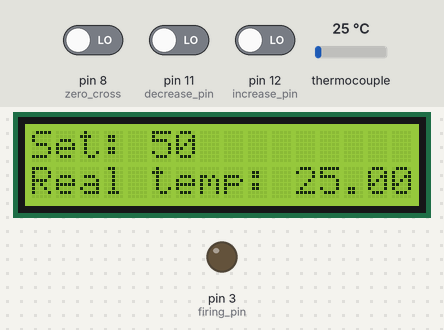
The sketch below on a simulated Arduino Uno, built with avr-gcc and run on an emulated ATmega328P. Shown: 16×2 character LCD, output pins drawn as LEDs (lit = HIGH). The test bench sets the inputs (shaded band); at power-on: pin 8 (zero_cross) LOW, thermocouple 25 °C, pin 11 (decrease_pin) LOW, pin 12 (increase_pin) LOW.

Above: at 1.2 s.
1.3 s: pin 8 (zero_cross) driven HIGH
At 2.2 s:
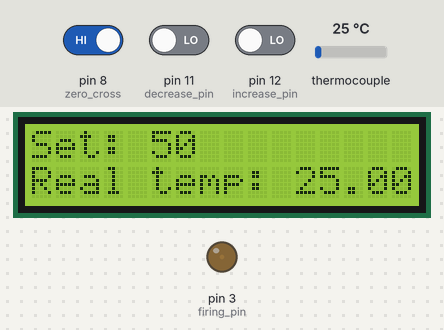
2.8 s: thermocouple set to 34 °C
At 4.1 s:
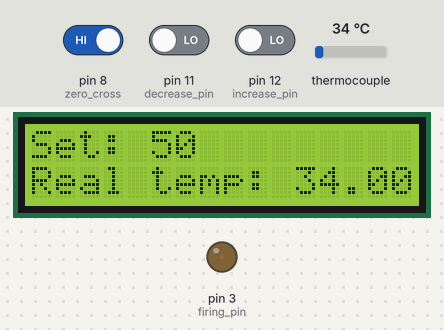
5.0 s: thermocouple set to 38 °C
At 5.6 s:
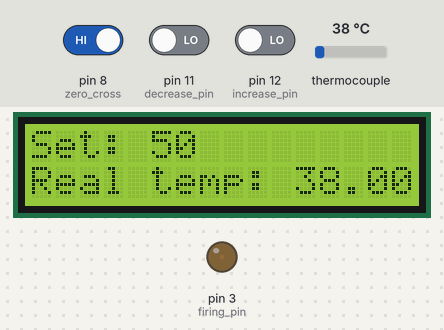
6.5 s: thermocouple set to 294 °C
At 6.86 s:
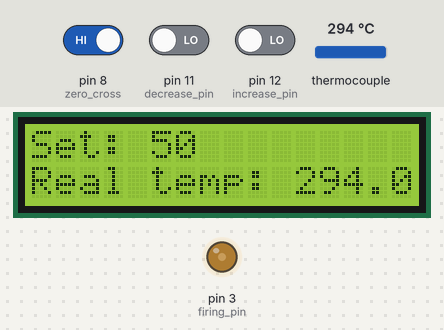
9.5 s: pin 11 (decrease_pin) driven HIGH
11.0 s: pin 11 (decrease_pin) driven LOW
At 11.32 s:
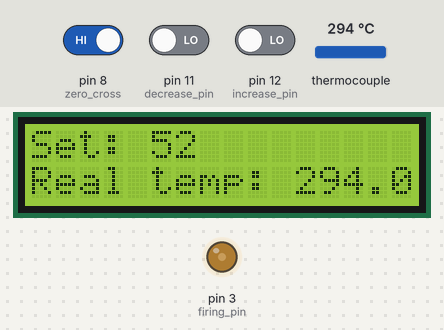
Timing chart, 0 to 13.5 s (numbered marks = the images above; inputs shaded):
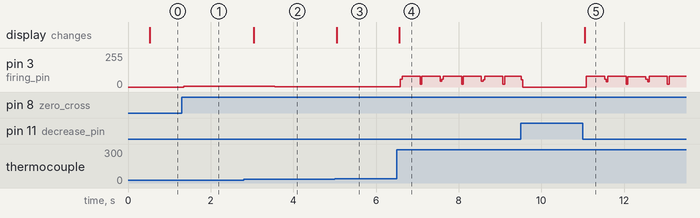

Measured:
- after the input at 1.3 s, pin 3 (firing_pin): 0/255 → 7/255 after 0.05 s
- after the input at 2.8 s, pin 3 (firing_pin): 7/255 → 1/255 after 0.75 s; the display: changes after 0.24 s (image 2)
- after the input at 5.0 s, the display: changes after 0.05 s (image 3)
- after the input at 6.5 s, the display: changes after 0.06 s (image 4)

The sketch:

ARD.ino
```cpp
#include <SoftwareSerial.h>
#include "max6675.h"
#include <Wire.h>
#include <LiquidCrystal_I2C.h>
LiquidCrystal_I2C lcd(0x27,16,2);
SoftwareSerial SoftSerial(4,5); // RX,TX

//Inputs and outputs
int firing_pin = 3; //xung kich
int increase_pin = 12; //tang
int decrease_pin = 11; //giam
int zero_cross = 8; //diem 0
int thermoDO = 9;
int thermoCS = 10;
int thermoCLK = 13;

//Start a MAX6675 communication with the selected pins
MAX6675 thermocouple(thermoCLK, thermoCS, thermoDO);


//Variables
//int last_CH1_state = 0;
bool zero_cross_detected = false;
int firing_delay = 7600;


int maximum_firing_delay = 7600;

unsigned long previousMillis = 0;
unsigned long currentMillis = 0;
int temp_read_Delay = 500;
float real_temperature = 0;
int setpoint = 50;
bool pressed_1 = false;
bool pressed_2 = false;

//PID variables
float PID_error = 0;
float previous_error = 0;
int PID_value = 0;
//PID constants
int kp =150;   int ki=0.85;   int kd = 0.001;
int PID_p = 0;    int PID_i = 0;    int PID_d = 0;

String combineValue = ""; // Bien luu chuoi nhan tu nodemcu
String combineTemp = ""; // Bien luu chuoi gui nhiet do den nodemcu
int temp_send_Delay = 2000; // Gui nhiet do den nodemcu moi 2s
unsigned long timeUpdateStamp = 0; // Bien ho tro cho viec dung timer

void setup() {
  //Define the pins


  pinMode (firing_pin,OUTPUT);
  pinMode (zero_cross,INPUT);
  pinMode (increase_pin,INPUT);
  pinMode (decrease_pin,INPUT);

  lcd.init();
  lcd.backlight();

  Serial.begin(9600);
  SoftSerial.begin(9600);
}


void loop() {

  currentMillis = millis();
  if(currentMillis - previousMillis >= temp_read_Delay){

    //previousMillis += temp_read_Delay;
    previousMillis = currentMillis;

    real_temperature = thermocouple.readCelsius();
    previous_error = PID_error;
    PID_error = setpoint - real_temperature;

    PID_p = kp * PID_error;
    PID_i = PID_i + (ki * PID_error)*temp_read_Delay/1000;
    PID_d = kd*((PID_error - previous_error)/(temp_read_Delay/1000));
    if(PID_i > 5400)
    {PID_i = 5400;}

    PID_value = PID_p + PID_i + PID_d;


    if(PID_value < 0)
    {      PID_value = 0;       }
    if(PID_value > 7400)
    {      PID_value = 7400;    }

    //Printe the values on the LCD
    lcd.clear();
    lcd.setCursor(0,0);
    lcd.print("Set: ");
    lcd.setCursor(5,0);
    lcd.print(setpoint);
    lcd.setCursor(0,1);
    lcd.print("Real temp: ");
    lcd.setCursor(11,1);
    lcd.print(real_temperature);
}


  if (zero_cross_detected)
    {
      delayMicroseconds(maximum_firing_delay - PID_value); //This delay controls the power
      digitalWrite(firing_pin,HIGH);
      delayMicroseconds(100);
      digitalWrite(firing_pin,LOW);
      zero_cross_detected = false;
    }


  if(digitalRead(zero_cross) == 1){
      zero_cross_detected = true;
  }


  if(digitalRead(decrease_pin) == 1){
    while(digitalRead(decrease_pin) == 1);
      if (!pressed_1)
      {
       setpoint = setpoint + 2;
       delay(20);
       pressed_1 = true;
      }
    }
    else if (pressed_1)
    {
      pressed_1 = false;
    }

  if(digitalRead(increase_pin) == 1){
    while(digitalRead(increase_pin) == 1);
      if (!pressed_2)
      {
        setpoint = setpoint - 2;
        delay(20);
        pressed_2 = true;
      }
    }
    else if (pressed_2)
    {
      pressed_2 = false;
    }

/*
  if(SoftSerial.available())
  {
    char tmp = SoftSerial.read();
    if(tmp != '/')
      combineValue += tmp;
    else
    {
      Serial.println(combineValue);
      float convertToFloat = combineValue.toFloat();
      setpoint = convertToFloat;
      combineValue = "";
    }
  }

  if(millis() - timeUpdateStamp >= temp_send_Delay){
    timeUpdateStamp = millis();
    combineTemp += (String)real_temperature + "/";
    SoftSerial.print(combineTemp);
    combineTemp = "";
  }*/
}
```
